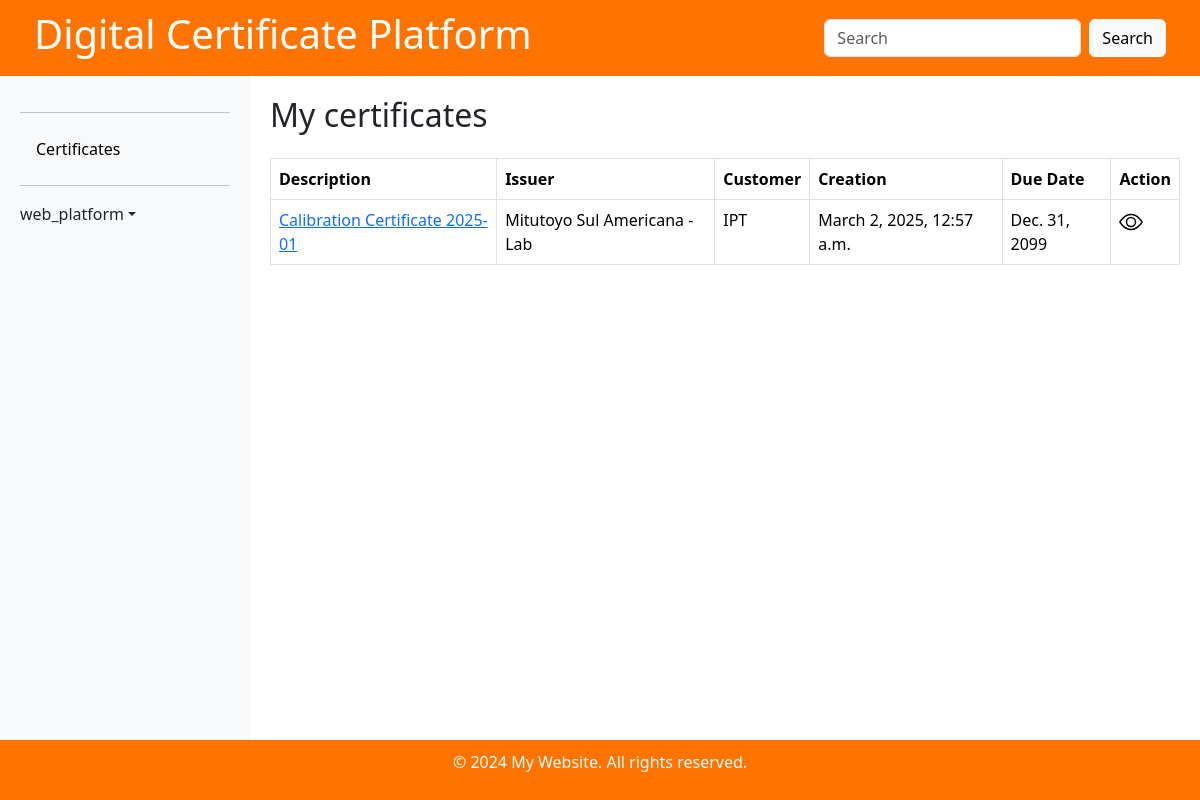
Before: / (signed in) with the older database file.
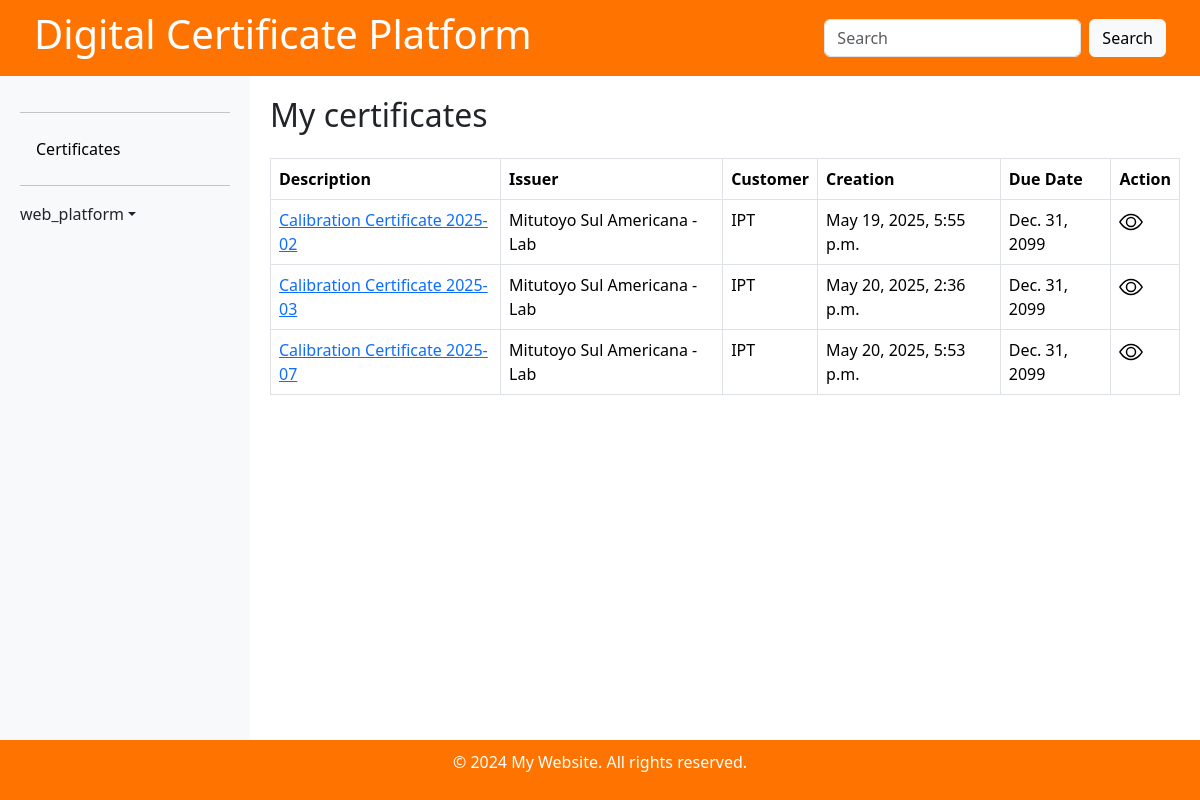
After: the same page with the newer database file.
### certificate/models.py (models this page shows, shortened)
class Certificate(models.Model):
    CERT_TYPES = {
        'CA': 'Calibration',
        'DE': 'Degree',
    }
    STATUSES ={
        'DRAFT': 'Draft',
        'REJECTED': 'Rejected',
        'WAITING': 'Waiting',
        'APPROVED': 'Approved',
    }
    description         = models.CharField('Certificate description', max_length= 200)
    type                = models.CharField('Certificate Type', max_length=2, choices=CERT_TYPES)
    file                = models.FileField(null=True, upload_to='certificates/')
    language            = models.CharField('Language', max_length=50)
    creation            = models.DateTimeField('Creation date time', auto_now_add=True)
    issuer              = models.ForeignKey(Issuer, null=True, related_name='issuer_of', on_delete=models.PROTECT)
    uploader            = models.ForeignKey(User, null=True, related_name='uploader_of', on_delete=models.PROTECT)
    customer            = models.ForeignKey(Customer, null=True, related_name='customer_of', on_delete=models.PROTECT)
    upload              = models.DateTimeField('Upload date time', auto_now_add=True)
    status              = models.CharField('Status', max_length=30, choices=STATUSES, default='DRAFT')
    token               = models.CharField('Token', max_length=36, unique=True, default=uuid.uuid4, editable=False)
    due_date            = models.DateField( null=True , blank=True, default='2099-12-31')
    rejection_reason    = models.TextField(blank=True, null=True)
    uploader            = models.ForeignKey(User, on_delete=models.CASCADE, related_name='uploaded_certificates')

class Issuer(models.Model):
    name            = models.CharField('Name', max_length=150)
    issuer_id       = models.CharField('Issuer ID', max_length=150)
    description     = models.CharField('Description', max_length=200)
    parent          = models.ForeignKey(to='Issuer', null=True, blank=True, on_delete=models.PROTECT)
    contact         = models.CharField('Contact', blank=True, max_length=200)
    telephone       = models.CharField('Telephone', blank=True, max_length=50)
    email           = models.CharField('Email', blank=True, max_length=200)
    country         = models.ForeignKey(Country, blank=True, on_delete=models.PROTECT)
    state           = models.CharField('State', max_length=50)
    city            = models.CharField('Postal code', blank=True, max_length=50)
    postal_code     = models.CharField('Address 1', blank=True, max_length=20)
    address_2       = models.CharField('Address 2', blank=True, max_length=200)
    address_3       = models.CharField('Address 3', blank=True, max_length=200)
    address_4       = models.CharField('Address 4', blank=True, max_length=200)
    active          = models.BooleanField('Active', default=False)
    creation        = models.DateTimeField('Creation Date', default=timezone.now)
    def __str__(self):
        return str(self.name)

class Customer(models.Model):
    name            = models.CharField(verbose_name='Name', max_length=150)
    customer_id     = models.CharField(verbose_name='Customer ID', max_length=150)
    description     = models.CharField(verbose_name='Description', max_length=200)
    parent          = models.ForeignKey(to='Customer', null=True, blank=True, on_delete=models.PROTECT)
    contact         = models.CharField(verbose_name='Contact', blank=True, max_length=200)
    telephone       = models.CharField(verbose_name='Telephone', blank=True, max_length=50)
    email           = models.CharField(verbose_name='Email', max_length=200)
    country         = models.ForeignKey(Country, on_delete=models.PROTECT)
    state           = models.CharField(verbose_name='State', blank=True, max_length=50)
    city            = models.CharField(verbose_name='Postal code', blank=True, max_length=50)
    postal_code     = models.CharField(verbose_name='Address 1', blank=True, max_length=20)
    address_2       = models.CharField(verbose_name='Address 2', blank=True, max_length=200)
    address_3       = models.CharField(verbose_name='Address 3', blank=True, max_length=200)
    address_4       = models.CharField(verbose_name='Address 4', blank=True, max_length=200)
    active          = models.BooleanField(verbose_name='Active', default=False)
    creation        = models.DateTimeField(verbose_name='Creation Date', default=timezone.now)
    def __str__(self):
        return str(self.name)

### certificate/views.py (the view)
# urls.py: path('', views.certificate_list_view, name='home'),
@login_required
def certificate_list_view(request):
    template = 'certificate/certificate-list.html'
    if request.user.is_superuser or has_role(request.user, 'internal_resource'):
        certificate = Certificate.objects.filter(status='APPROVED')
    elif UserCustomer.objects.filter(user=request.user).exists():
        customer = UserCustomer.objects.filter(user=request.user, active=True)
        certificate = Certificate.objects.filter(customer__in=customer.values_list('customer'), status='APPROVED')
    else:
        certificate = []
    context = {'certificate': certificate}
    return render(request, template, context)

### certificate/context_processors.py (called while the page is built)
def user_roles(request):
    if request.user.is_authenticated:
        roles = [role.role_name for role in get_user_roles(request.user)]
    else:
        roles = []
    return {'user_roles': roles}

### certificate/templatetags/custom_filters.py (called while the page is built)
@register.filter
def user_has_role(user, role_name):
    return has_role(user, role_name)

### certificate/templates/certificate/certificate-list.html (shortened to what this page needs)
{% extends 'base.html' %}{% load custom_filters %}
{% block content %}
<div class="d-flex justify-content-between align-items-center mb-3">
  <h2>My certificates</h2>
</div>
<table class="table table-bordered">
  <thead>
    <tr>
      <th>Description</th>
      <th>Issuer</th>
      <th>Customer</th>
      <th>Creation</th>
      <th>Due Date</th>
      <th>Action</th>
    </tr>
  </thead>
  <tbody>
    {% for c in certificate %}
    <tr>
      <td>
           <a href="{{ c.file.url }}">{{ c.description}}</a>
      </td>
      <td>{{ c.issuer }}</td>
      <td>{{ c.customer }}</td>
      <td>{{ c.creation }}</td>
      <td>{{ c.due_date }}</td>
      <td>
        <a href="{% url 'certificate-detail' c.pk %}"><svg class="bi me-2" width="24" height="24"><use xlink:href="#view-icon"/></svg></a>
      </td>
    </tr>
    {% endfor %}
  </tbody>
</table>
{% endblock content %}

Changed rows visible on the page:
removed Certificate: description "Calibration Certificate 2025-01", issuer "Mitutoyo Sul Americana - Lab", customer "IPT", creation "March 2, 2025, 12:57 a.m.", due_date "Dec. 31, 2099"
added Certificate: description "Calibration Certificate 2025-02", issuer "Mitutoyo Sul Americana - Lab", customer "IPT", creation "May 19, 2025, 5:55 p.m.", due_date "Dec. 31, 2099"
added Certificate: description "Calibration Certificate 2025-03", issuer "Mitutoyo Sul Americana - Lab", customer "IPT", creation "May 20, 2025, 2:36 p.m.", due_date "Dec. 31, 2099"
added Certificate: description "Calibration Certificate 2025-07", issuer "Mitutoyo Sul Americana - Lab", customer "IPT", creation "May 20, 2025, 5:53 p.m.", due_date "Dec. 31, 2099"
